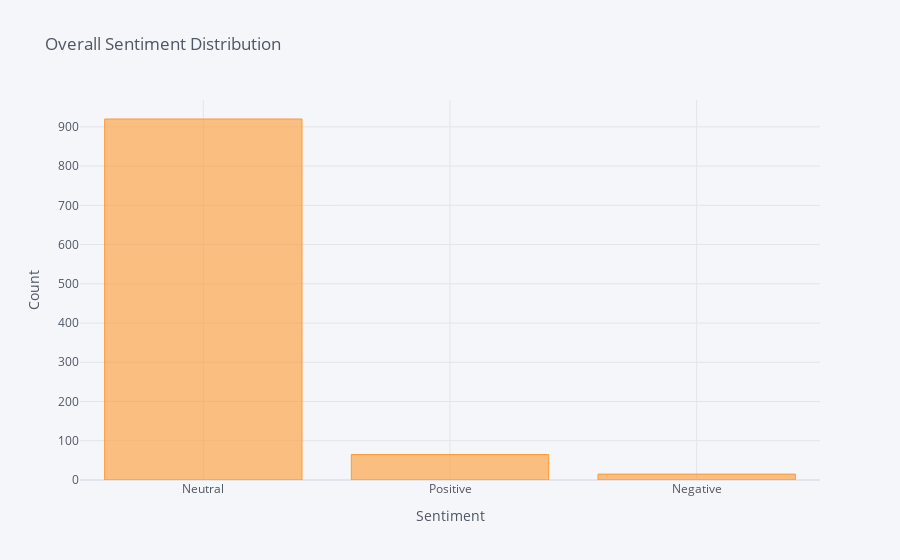

The notebook cell saved with this chart:
### Markdown cell above
## Charts

### Code cell
df['Sentiment'].value_counts().iplot(kind='bar', xTitle='Sentiment',
                                    yTitle='Count', title='Overall Sentiment Distribution')

### Figure 1 — Plotly figure (JSON) as saved in the notebook; plotly's stock layout.template omitted (floating-point values rounded to 4 significant figures)
{"data": [{"marker": {"color": "rgba(255, 153, 51, 0.6)", "line": {"color": "rgba(255, 153, 51, 1.0)", "width": 1}}, "name": "Sentiment", "orientation": "v", "text": "", "type": "bar", "x": ["Neutral", "Positive", "Negative"], "y": [920, 65, 15]}], "layout": {"legend": {"bgcolor": "#F5F6F9", "font": {"color": "#4D5663"}}, "paper_bgcolor": "#F5F6F9", "plot_bgcolor": "#F5F6F9", "title": {"font": {"color": "#4D5663"}, "text": "Overall Sentiment Distribution"}, "xaxis": {"gridcolor": "#E1E5ED", "showgrid": true, "tickfont": {"color": "#4D5663"}, "title": {"font": {"color": "#4D5663"}, "text": "Sentiment"}, "zerolinecolor": "#E1E5ED"}, "yaxis": {"gridcolor": "#E1E5ED", "showgrid": true, "tickfont": {"color": "#4D5663"}, "title": {"font": {"color": "#4D5663"}, "text": "Count"}, "zerolinecolor": "#E1E5ED"}}}
